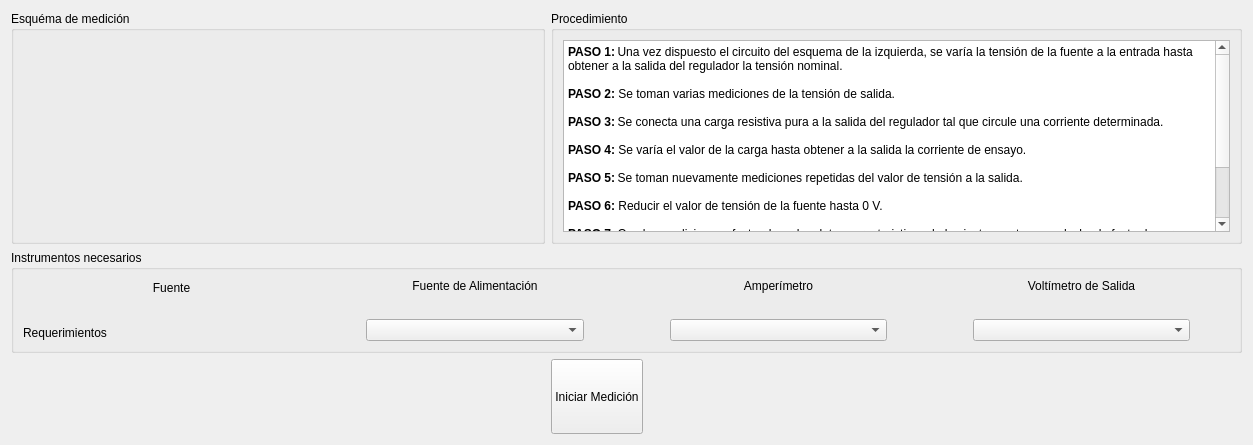
      <widget class="QWidget" name="TAB_efectoDeCarga">
       <attribute name="title">
        <string>Efecto de Carga</string>
       </attribute>
       <layout class="QGridLayout" name="gridLayout_29">
        <item row="0" column="0">
         <widget class="QGroupBox" name="groupBox_16">
          <property name="title">
           <string>Esquéma de medición</string>
          </property>
          <layout class="QGridLayout" name="gridLayout_28">
           <item row="0" column="0">
            <widget class="QLabel" name="label_44">
             <property name="text">
              <string/>
             </property>
             <property name="pixmap">
              <pixmap resource="resources.qrc">:/rsc/esquemaRC.PNG</pixmap>
             </property>
             <property name="scaledContents">
              <bool>true</bool>
             </property>
            </widget>
           </item>
          </layout>
         </widget>
        </item>
        <item row="0" column="1" colspan="2">
         <widget class="QGroupBox" name="groupBox_14">
          <property name="title">
           <string>Procedimiento</string>
          </property>
          <layout class="QGridLayout" name="gridLayout_22">
           <item row="0" column="0">
            <widget class="QTextEdit" name="textEdit_3">
             <property name="sizePolicy">
              <sizepolicy hsizetype="Preferred" vsizetype="Preferred">
               <horstretch>0</horstretch>
               <verstretch>0</verstretch>
              </sizepolicy>
             </property>
             <property name="readOnly">
              <bool>true</bool>
             </property>
             <property name="html">
              <string>&lt;!DOCTYPE HTML PUBLIC &quot;-//W3C//DTD HTML 4.0//EN&quot; &quot;http://www.w3.org/TR/REC-html40/strict.dtd&quot;&gt;
&lt;html&gt;&lt;head&gt;&lt;meta name=&quot;qrichtext&quot; content=&quot;1&quot; /&gt;&lt;meta charset=&quot;utf-8&quot; /&gt;&lt;style type=&quot;text/css&quot;&gt;
p, li { white-space: pre-wrap; }
hr { height: 1px; border-width: 0; }
li.unchecked::marker { content: &quot;\2610&quot;; }
li.checked::marker { content: &quot;\2612&quot;; }
&lt;/style&gt;&lt;/head&gt;&lt;body style=&quot; font-family:'Segoe UI'; font-size:9pt; font-weight:400; font-style:normal;&quot;&gt;
&lt;p style=&quot; margin-top:0px; margin-bottom:0px; margin-left:0px; margin-right:0px; -qt-block-indent:0; text-indent:0px;&quot;&gt;&lt;span style=&quot; font-weight:704;&quot;&gt;PASO 1:&lt;/span&gt;&lt;span style=&quot; font-family:'Times New Roman'; font-size:7pt;&quot;&gt; &lt;/span&gt;&lt;span style=&quot; color:#000000;&quot;&gt;Una vez dispuesto el circuito del esquema de la izquierda, se varía la tensión de la fuente a la entrada hasta obtener a la salida del regulador la tensión nominal.&lt;/span&gt;&lt;/p&gt;
&lt;p style=&quot;-qt-paragraph-type:empty; margin-top:0px; margin-bottom:0px; margin-left:0px; margin-right:0px; -qt-block-indent:0; text-indent:0px;&quot;&gt;&lt;br /&gt;&lt;/p&gt;
&lt;p style=&quot; margin-top:0px; margin-bottom:0px; margin-left:0px; margin-right:0px; -qt-block-indent:0; text-indent:0px;&quot;&gt;&lt;span style=&quot; font-weight:704;&quot;&gt;PASO 2: &lt;/span&gt;&lt;span style=&quot; color:#000000;&quot;&gt;Se toman varias mediciones de la tensión de salida.&lt;/span&gt;&lt;/p&gt;
&lt;p style=&quot;-qt-paragraph-type:empty; margin-top:0px; margin-bottom:0px; margin-left:0px; margin-right:0px; -qt-block-indent:0; text-indent:0px;&quot;&gt;&lt;br /&gt;&lt;/p&gt;
&lt;p style=&quot; margin-top:0px; margin-bottom:0px; margin-left:0px; margin-right:0px; -qt-block-indent:0; text-indent:0px;&quot;&gt;&lt;span style=&quot; font-weight:704;&quot;&gt;PASO 3:&lt;/span&gt;&lt;span style=&quot; font-family:'Times New Roman'; font-size:7pt;&quot;&gt; &lt;/span&gt;&lt;span style=&quot; color:#000000;&quot;&gt;Se conecta una carga resistiva pura a la salida del regulador tal que circule una corriente determinada.&lt;/span&gt;&lt;/p&gt;
&lt;p style=&quot;-qt-paragraph-type:empty; margin-top:0px; margin-bottom:0px; margin-left:0px; margin-right:0px; -qt-block-indent:0; text-indent:0px;&quot;&gt;&lt;br /&gt;&lt;/p&gt;
&lt;p style=&quot; margin-top:0px; margin-bottom:0px; margin-left:0px; margin-right:0px; -qt-block-indent:0; text-indent:0px;&quot;&gt;&lt;span style=&quot; font-weight:704;&quot;&gt;PASO 4: &lt;/span&gt;&lt;span style=&quot; color:#000000;&quot;&gt;Se varía el valor de la carga hasta obtener a la salida la corriente de ensayo.&lt;/span&gt;&lt;/p&gt;
&lt;p style=&quot;-qt-paragraph-type:empty; margin-top:0px; margin-bottom:0px; margin-left:0px; margin-right:0px; -qt-block-indent:0; text-indent:0px;&quot;&gt;&lt;br /&gt;&lt;/p&gt;
&lt;p style=&quot; margin-top:0px; margin-bottom:0px; margin-left:0px; margin-right:0px; -qt-block-indent:0; text-indent:0px;&quot;&gt;&lt;span style=&quot; font-weight:704;&quot;&gt;PASO 5:&lt;/span&gt;&lt;span style=&quot; font-family:'Times New Roman'; font-size:7pt;&quot;&gt; &lt;/span&gt;&lt;span style=&quot; color:#000000;&quot;&gt;Se toman nuevamente mediciones repetidas del valor de tensión a la salida.&lt;/span&gt;&lt;/p&gt;
&lt;p style=&quot;-qt-paragraph-type:empty; margin-top:0px; margin-bottom:0px; margin-left:0px; margin-right:0px; -qt-block-indent:0; text-indent:0px; color:#000000;&quot;&gt;&lt;br /&gt;&lt;/p&gt;
&lt;p style=&quot; margin-top:0px; margin-bottom:0px; margin-left:0px; margin-right:0px; -qt-block-indent:0; text-indent:0px;&quot;&gt;&lt;span style=&quot; font-weight:704;&quot;&gt;PASO 6: &lt;/span&gt;&lt;span style=&quot; color:#000000;&quot;&gt;Reducir el valor de tensión de la fuente hasta 0 V. &lt;/span&gt;&lt;/p&gt;
&lt;p style=&quot;-qt-paragraph-type:empty; margin-top:0px; margin-bottom:0px; margin-left:0px; margin-right:0px; -qt-block-indent:0; text-indent:0px;&quot;&gt;&lt;br /&gt;&lt;/p&gt;
&lt;p style=&quot; margin-top:0px; margin-bottom:0px; margin-left:0px; margin-right:0px; -qt-block-indent:0; text-indent:0px;&quot;&gt;&lt;span style=&quot; font-weight:704;&quot;&gt;PASO 7:&lt;/span&gt;&lt;span style=&quot; font-family:'Times New Roman'; font-size:7pt;&quot;&gt; &lt;/span&gt;&lt;span style=&quot; color:#000000;&quot;&gt;Con las mediciones efectuadas y los datos caracteristicos de los instrumentos se calcula el efecto de carga con su incertidumbre asociada.&lt;/span&gt;&lt;/p&gt;
&lt;p style=&quot;-qt-paragraph-type:empty; margin-top:0px; margin-bottom:0px; margin-left:0px; margin-right:0px; -qt-block-indent:0; text-indent:0px; color:#000000;&quot;&gt;&lt;br /&gt;&lt;/p&gt;
&lt;p style=&quot; margin-top:0px; margin-bottom:0px; margin-left:0px; margin-right:0px; -qt-block-indent:0; text-indent:0px;&quot;&gt;&lt;span style=&quot; font-weight:704;&quot;&gt;PASO 8: &lt;/span&gt;&lt;span style=&quot; color:#000000;&quot;&gt;Se verifica que el valor obtenido este comprendido dentro del dato garantizado en la especificación del fabricante.&lt;/span&gt;&lt;/p&gt;
&lt;p style=&quot;-qt-paragraph-type:empty; margin-top:0px; margin-bottom:0px; margin-left:0px; margin-right:0px; -qt-block-indent:0; text-indent:0px;&quot;&gt;&lt;br /&gt;&lt;/p&gt;&lt;/body&gt;&lt;/html&gt;</string>
             </property>
            </widget>
           </item>
          </layout>
         </widget>
        </item>
        <item row="1" column="0" colspan="3">
         <widget class="QGroupBox" name="groupBox_15">
          <property name="title">
           <string>Instrumentos necesarios</string>
          </property>
          <layout class="QGridLayout" name="gridLayout_23">
           <item row="0" column="0">
            <layout class="QGridLayout" name="gridLayout_24">
             <item row="1" column="0">
              <widget class="QLabel" name="label_34">
               <property name="maximumSize">
                <size>
                 <width>328</width>
                 <height>220</height>
                </size>
               </property>
               <property name="text">
                <string/>
               </property>
               <property name="pixmap">
                <pixmap resource="resources.qrc">:/rsc/fuente.jpg</pixmap>
               </property>
               <property name="scaledContents">
                <bool>true</bool>
               </property>
               <property name="alignment">
                <set>Qt::AlignmentFlag::AlignCenter</set>
               </property>
               <property name="wordWrap">
                <bool>false</bool>
               </property>
              </widget>
             </item>
             <item row="0" column="0">
              <widget class="QLabel" name="label_35">
               <property name="text">
                <string>Fuente</string>
               </property>
               <property name="alignment">
                <set>Qt::AlignmentFlag::AlignCenter</set>
               </property>
              </widget>
             </item>
             <item row="2" column="0">
              <widget class="QLabel" name="LE_cargaRequerimientos">
               <property name="text">
                <string>Requerimientos</string>
               </property>
              </widget>
             </item>
            </layout>
           </item>
           <item row="0" column="1">
            <layout class="QGridLayout" name="gridLayout_26">
             <item row="2" column="0">
              <layout class="QHBoxLayout" name="horizontalLayout_5">
               <item>
                <spacer name="horizontalSpacer_12">
                 <property name="orientation">
                  <enum>Qt::Orientation::Vertical</enum>
                 </property>
                 <property name="sizeHint" stdset="0">
                  <size>
                   <width>40</width>
                   <height>20</height>
                  </size>
                 </property>
                </spacer>
               </item>
               <item>
                <widget class="QComboBox" name="CB_cargaRegulador">
                 <property name="sizePolicy">
                  <sizepolicy hsizetype="Preferred" vsizetype="Preferred">
                   <horstretch>0</horstretch>
                   <verstretch>0</verstretch>
                  </sizepolicy>
                 </property>
                </widget>
               </item>
               <item>
                <spacer name="horizontalSpacer_13">
                 <property name="orientation">
                  <enum>Qt::Orientation::Vertical</enum>
                 </property>
                 <property name="sizeHint" stdset="0">
                  <size>
                   <width>40</width>
                   <height>20</height>
                  </size>
                 </property>
                </spacer>
               </item>
              </layout>
             </item>
             <item row="1" column="0">
              <widget class="QLabel" name="label_38">
               <property name="maximumSize">
                <size>
                 <width>328</width>
                 <height>220</height>
                </size>
               </property>
               <property name="text">
                <string/>
               </property>
               <property name="pixmap">
                <pixmap resource="resources.qrc">:/rsc/fuente_alimentacion.png</pixmap>
               </property>
               <property name="scaledContents">
                <bool>true</bool>
               </property>
               <property name="alignment">
                <set>Qt::AlignmentFlag::AlignCenter</set>
               </property>
              </widget>
             </item>
             <item row="0" column="0">
              <widget class="QLabel" name="label_39">
               <property name="text">
                <string>Fuente de Alimentación</string>
               </property>
               <property name="alignment">
                <set>Qt::AlignmentFlag::AlignCenter</set>
               </property>
              </widget>
             </item>
            </layout>
           </item>
           <item row="0" column="2">
            <layout class="QGridLayout" name="gridLayout_25">
             <item row="1" column="0">
              <widget class="QLabel" name="label_36">
               <property name="maximumSize">
                <size>
                 <width>328</width>
                 <height>220</height>
                </size>
               </property>
               <property name="text">
                <string/>
               </property>
               <property name="pixmap">
                <pixmap resource="resources.qrc">:/rsc/multimetro.PNG</pixmap>
               </property>
               <property name="scaledContents">
                <bool>true</bool>
               </property>
               <property name="alignment">
                <set>Qt::AlignmentFlag::AlignCenter</set>
               </property>
              </widget>
             </item>
             <item row="2" column="0">
              <layout class="QHBoxLayout" name="horizontalLayout_2">
               <item>
                <spacer name="horizontalSpacer_10">
                 <property name="orientation">
                  <enum>Qt::Orientation::Vertical</enum>
                 </property>
                 <property name="sizeHint" stdset="0">
                  <size>
                   <width>40</width>
                   <height>20</height>
                  </size>
                 </property>
                </spacer>
               </item>
               <item>
                <widget class="QComboBox" name="CB_cargaAmperimetro">
                 <property name="sizePolicy">
                  <sizepolicy hsizetype="Preferred" vsizetype="Preferred">
                   <horstretch>0</horstretch>
                   <verstretch>0</verstretch>
                  </sizepolicy>
                 </property>
                </widget>
               </item>
               <item>
                <spacer name="horizontalSpacer_11">
                 <property name="orientation">
                  <enum>Qt::Orientation::Vertical</enum>
                 </property>
                 <property name="sizeHint" stdset="0">
                  <size>
                   <width>40</width>
                   <height>20</height>
                  </size>
                 </property>
                </spacer>
               </item>
              </layout>
             </item>
             <item row="0" column="0">
              <widget class="QLabel" name="label_37">
               <property name="text">
                <string>Amperímetro</string>
               </property>
               <property name="alignment">
                <set>Qt::AlignmentFlag::AlignCenter</set>
               </property>
              </widget>
             </item>
            </layout>
           </item>
           <item row="0" column="3">
            <layout class="QGridLayout" name="gridLayout_27">
             <item row="2" column="0">
              <layout class="QHBoxLayout" name="horizontalLayout_6">
               <item>
                <spacer name="horizontalSpacer_14">
                 <property name="orientation">
                  <enum>Qt::Orientation::Vertical</enum>
                 </property>
                 <property name="sizeHint" stdset="0">
                  <size>
                   <width>40</width>
                   <height>20</height>
                  </size>
                 </property>
                </spacer>
               </item>
               <item>
                <widget class="QComboBox" name="CB_cargaVoltimetroSalida">
                 <property name="sizePolicy">
                  <sizepolicy hsizetype="Preferred" vsizetype="Preferred">
                   <horstretch>0</horstretch>
                   <verstretch>0</verstretch>
                  </sizepolicy>
                 </property>
                </widget>
               </item>
               <item>
                <spacer name="horizontalSpacer_15">
                 <property name="orientation">
                  <enum>Qt::Orientation::Vertical</enum>
                 </property>
                 <property name="sizeHint" stdset="0">
                  <size>
                   <width>40</width>
                   <height>20</height>
                  </size>
                 </property>
                </spacer>
               </item>
              </layout>
             </item>
             <item row="1" column="0">
              <widget class="QLabel" name="label_40">
               <property name="sizePolicy">
                <sizepolicy hsizetype="Preferred" vsizetype="Preferred">
                 <horstretch>0</horstretch>
                 <verstretch>0</verstretch>
                </sizepolicy>
               </property>
               <property name="maximumSize">
                <size>
                 <width>328</width>
                 <height>220</height>
                </size>
               </property>
               <property name="text">
                <string/>
               </property>
               <property name="pixmap">
                <pixmap resource="resources.qrc">:/rsc/multimetro.PNG</pixmap>
               </property>
               <property name="scaledContents">
                <bool>true</bool>
               </property>
               <property name="alignment">
                <set>Qt::AlignmentFlag::AlignCenter</set>
               </property>
              </widget>
             </item>
             <item row="0" column="0">
              <widget class="QLabel" name="label_43">
               <property name="text">
                <string>Voltímetro de Salida</string>
               </property>
               <property name="alignment">
                <set>Qt::AlignmentFlag::AlignCenter</set>
               </property>
              </widget>
             </item>
            </layout>
           </item>
          </layout>
         </widget>
        </item>
        <item row="2" column="0">
         <spacer name="horizontalSpacer_9">
          <property name="orientation">
           <enum>Qt::Orientation::Vertical</enum>
          </property>
          <property name="sizeHint" stdset="0">
           <size>
            <width>534</width>
            <height>75</height>
           </size>
          </property>
         </spacer>
        </item>
        <item row="2" column="1">
         <widget class="QPushButton" name="BTN_cargaIniciarMedicion">
          <property name="sizePolicy">
           <sizepolicy hsizetype="Preferred" vsizetype="Preferred">
            <horstretch>0</horstretch>
            <verstretch>0</verstretch>
           </sizepolicy>
          </property>
          <property name="minimumSize">
           <size>
            <width>0</width>
            <height>0</height>
           </size>
          </property>
          <property name="text">
           <string>Iniciar Medición</string>
          </property>
         </widget>
        </item>
        <item row="2" column="2">
         <spacer name="horizontalSpacer_16">
          <property name="orientation">
           <enum>Qt::Orientation::Vertical</enum>
          </property>
          <property name="sizeHint" stdset="0">
           <size>
            <width>593</width>
            <height>75</height>
           </size>
          </property>
         </spacer>
        </item>
       </layout>
      </widget>
